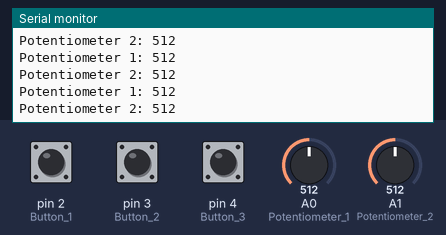
This sketch was run on a simulated Arduino Uno, built with avr-gcc and run on an emulated ATmega328P. On the bench: the last lines printed to the serial monitor. Inputs (shaded band) come from the test bench; at power-on: A0 (Potentiometer_1) = 512, A1 (Potentiometer_2) = 512, pin 2 (Button_1) HIGH, pin 3 (Button_2) HIGH, pin 4 (Button_3) HIGH.

Above: at 1.2 s.
1.3 s: A0 (Potentiometer_1) set to 716
At 2.2 s:
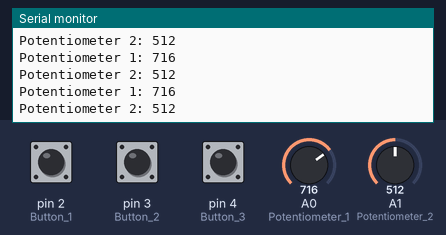
2.8 s: A1 (Potentiometer_2) set to 716
At 3.9 s:
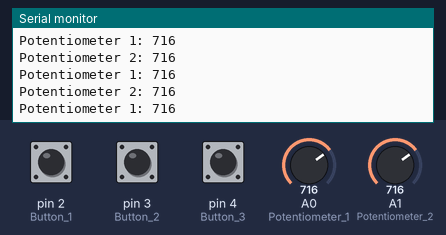
4.3 s: pin 2 (Button_1) pulled LOW for 0.15 s
5.9 s: pin 3 (Button_2) pulled LOW for 0.15 s
7.5 s: pin 4 (Button_3) pulled LOW for 0.15 s
9.1 s: A0 (Potentiometer_1) set to 900
At 10.2 s:
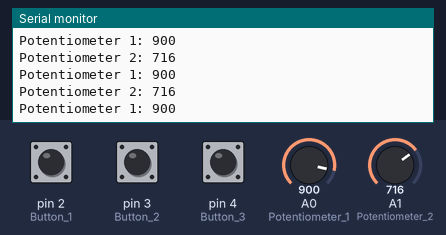
Timing chart, 0 to 11.6 s (numbered marks = the images above; inputs shaded):
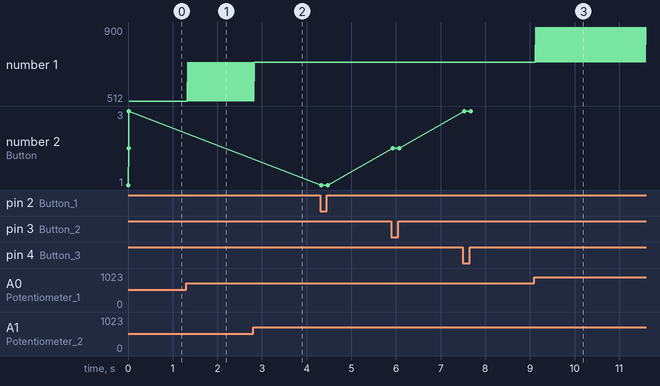

Measured:
- after the input at 1.3 s, the serial monitor: prints a new line at once (image 1)
- after the input at 2.8 s, the serial monitor: prints a new line at once (image 2)
- after the input at 9.1 s, the serial monitor: prints a new line at once (image 3)
- plotted number 1: 512 → 716 after the input at 1.3 s, 716 → 900 after the input at 9.1 s
- plotted number 2: 2 → 3 after the input at 7.5 s

The sketch:

button_and_potentiometer_tester.ino
```cpp
void setup() {
  // put your setup code here, to run once:
  pinMode(2, INPUT_PULLUP); // Button 1
  pinMode(3, INPUT_PULLUP); // Button 2
  pinMode(4, INPUT_PULLUP); // Button 3
  pinMode(A0, INPUT); // Potentiometer 1
  pinMode(A1, INPUT); // Potentiometer 2
  Serial.begin(31250);
}

int buttonStatus[3] = {0}; // Array to store the status of three buttons
int potValues[2] = {0}; // Array to store the values of two potentiometers

void loop() {
  // put your main code here, to run repeatedly:
  int pinValues[3]; // Array to store the readings of three buttons
  pinValues[0] = digitalRead(2); // Button 1
  pinValues[1] = digitalRead(3); // Button 2
  pinValues[2] = digitalRead(4); // Button 3
  potValues[0] = analogRead(A0); // Potentiometer 1
  potValues[1] = analogRead(A1); // Potentiometer 2
  delay(10);

  // Check each button
  for (int i = 0; i < 3; i++) {
    if (buttonStatus[i] != pinValues[i]) {
      buttonStatus[i] = pinValues[i];
      Serial.print("Button ");
      Serial.print(i + 1);
      Serial.print(": ");
      Serial.println(buttonStatus[i]);
    }
  }

  // Print potentiometer values
  Serial.print("Potentiometer 1: ");
  Serial.println(potValues[0]);
  Serial.print("Potentiometer 2: ");
  Serial.println(potValues[1]);
}
```
